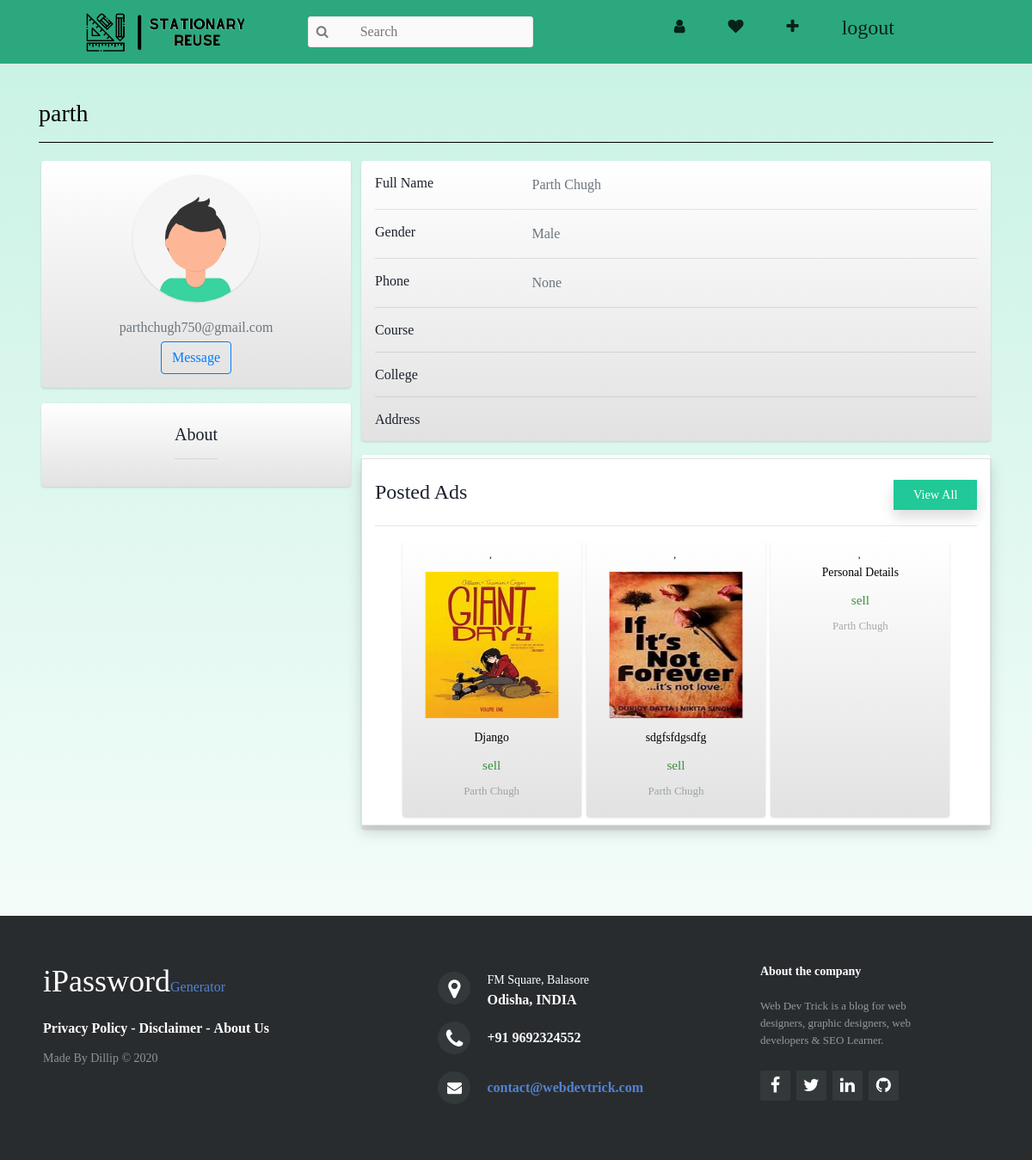
Screenshot of /profile/parth/ (signed in) with the database file from the repository.
### myapp/models.py (models this page shows, shortened)
class UserInfoModel(models.Model):
    user = models.OneToOneField(User, on_delete=models.CASCADE)
    profile_pic = models.ImageField(upload_to="photos/userprofilepics", blank=True)
    description = models.CharField(max_length=250, blank=True)
    phone_number = models.PositiveSmallIntegerField(null=True)
    college = models.CharField(max_length=40, blank=True)
    branch = models.CharField(max_length=40, blank=True)
    address = models.CharField(max_length=50, blank=True)
    gender = models.CharField(max_length=10, default="", blank=True, null=True)

class AdsInfoModel(models.Model):
    user = models.ForeignKey(UserInfoModel, on_delete=models.CASCADE, related_name="posted_ads")
    purpose = models.CharField(max_length=10)
    category = models.CharField(max_length=10)
    title = models.CharField(max_length=50)
    price = models.FloatField(blank=True)
    description = models.TextField()
    posted_date = models.DateField()

class AdsPhotosModel(models.Model):
    pic_parent = models.ForeignKey(AdsInfoModel, on_delete=models.CASCADE, related_name="photos")
    photo = models.ImageField(upload_to="photos/adpics")

### myapp/views.py (the view)
# urls.py: path('<str:username>/', views.UserProfileView, name="profile"),
@login_required
def UserProfileView(request, username):
    profile_user = User.objects.get(username=username)  #The user whose profile is to be viewed can be the current user or any other user.
    info = UserInfoModel.objects.get(user=profile_user)
    var_dict = {"profile_user": profile_user, "info": info}
    return render(request, "myapp/profile.html", context=var_dict)

### templates/myapp/profile.html (shortened to what this page needs)
<!DOCTYPE html>
{% load static %}
<html lang="en">
    <head>
        <link rel="stylesheet" href="https://maxcdn.bootstrapcdn.com/font-awesome/4.7.0/css/font-awesome.min.css">
        <link rel="stylesheet" href="https://cdn.jsdelivr.net/npm/bootstrap@4.5.3/dist/css/bootstrap.min.css">
        <link rel="stylesheet" href="{% static "myapp/css/profile.css" %}">
        <link rel="stylesheet" href="{% static "myapp/css/navigation.css" %}">
        <link rel="stylesheet" href="{% static "myapp/css/footer.css" %}">
        <link rel="stylesheet" href="{% static "myapp/css/home.css" %}">
    </head>
    <body>
      <nav class="navigation">
        <div class="navigation__column">
            <a href="{% url "home" %}">
                <img src="{% static "myapp/images/logo.png" %}" />
            </a>
        </div>
        <div class="navigation__column">
            <i class="fa fa-search"></i>
            <input type="text" placeholder="Search">
        </div>
        <div class="navigation__column">
            <ul class="navigations__links">
                {% if user.is_authenticated %}
                    <li class="navigation__list-item">
                        <a href="{% url "user:profile" username=user.username %}" class="navigation__link">
                            <i class="fa fa-user"></i>
                        </a>
                    </li>
                    <li class="navigation__list-item">
                        <a href="favouriteads.html" class="navigation__link">
                            <i class="fa fa-heart"></i>
                        </a>
                    </li>
                    <li class="navigation__list-item">
                        <a href="{% url "postad" username=user.username %}" class="navigation__link">
                            <i class="fa fa-plus"></i>
                        </a>
                    </li>
                    <li class="navigation__list-item">
                        <a href="{% url "user_logout" %}" class="navigation__link">
                          <h4>logout</h4>
                        </a>
                    </li>
                {% endif %}
            </ul>
        </div>
    </nav>
    <div class="container">
      <div class="row">
        <div class="col-12">
          <h3>{{profile_user.username}}</h3>
          <hr color="black">
        </div>
      </div>
        <div class="main-body">
              <div class="row gutters-sm">
                <div class="col-md-4 mb-3">
                  <div class="card">
                    <div class="card-body">
                      <div class="d-flex flex-column align-items-center text-center">
                        {% if info.profile_pic %}
                          <img src="{{info.profile_pic.url}}" alt="Admin" class="rounded-circle" width="150">
                        {% else %}
                          <img src="{% static "myapp/images/avatar.svg" %}" alt="Admin" class="rounded-circle" width="150">
                        {% endif %}
                        <div class="mt-3">
                          <p class="text-secondary mb-1">{{profile_user.email}}</p>
                        {% if user.username == profile_user.username %}
                          <button class="btn btn-outline-primary"><a href="{% url "user:edit_profile" username=user.username %}">Edit Profile</button></a>
                        {% else %}
                          <button class="btn btn-outline-primary">Message</button>
                        {% endif %}
                        </div>
                      </div>
                    </div>
                  </div>
                  <div style="padding-top:5%">
                    <div class="card">
                      <div class="card-body">
                        <div class="d-flex flex-column align-items-center text-center">
                              <div class="mt-2">
                                  <h5>About</h5>
                                  <hr>
                              </div>
                        </div>
                      </div>
                    </div>
                  </div>
                </div>
                <div class="col-md-8">
                  <div class="card mb-3">
                    <div class="card-body">
                      <div class="row">
                        <div class="col-sm-3">
                          <h6 class="mb-0">Full Name</h6>
                        </div>
                        <div class="col-sm-9 text-secondary">
                          {{profile_user.get_full_name}}
                        </div>
                      </div>
                      <hr>
                      <div class="row">
                        <div class="col-sm-3">
                          <h6 class="mb-0">Gender</h6>
                        </div>
                        <div class="col-sm-9 text-secondary">
                          {{info.gender}}
                        </div>
                      </div>
                      <hr>
                      <div class="row">
                        <div class="col-sm-3">
                          <h6 class="mb-0">Phone</h6>
                        </div>
                        <div class="col-sm-9 text-secondary">
                          {{info.phone_number}}
                        </div>
                      </div>
                      <hr>
                      <div class="row">
                        <div class="col-sm-3">
                          <h6 class="mb-0">Course</h6>
                        </div>
                        <div class="col-sm-9 text-secondary">
                        </div>
                      </div>
                      <hr>
                      <div class="row">
                        <div class="col-sm-3">
                          <h6 class="mb-0">College</h6>
                        </div>
                        <div class="col-sm-9 text-secondary">
                        </div>
                      </div>
                      <hr>
                      <div class="row">
                        <div class="col-sm-3">
                          <h6 class="mb-0">Address</h6>
                        </div>
                        <div class="col-sm-9 text-secondary">
                        </div>
                      </div>
                    </div>
                  </div>
                    <div class="col-md-14">
                        <div class="card mb-3">
                            <div class="container-fluid bg-white my-1 py-2 border shadow">
                                <div class="row pt-3">
                                    <div class="col">
                                        <h4>Posted Ads</h4>
                                    </div>
                                    <div class="col col-sm-4 view-btn">
                                        <div>
                                            <button class="btn shadow" style="background-color: #20c997; color:white">View All</button>
                                        </div>
                                    </div>
                                </div>
                                <hr>
                                <div class="row d-flex nowrap justify-content-center">
                                    {% for ads in info.posted_ads.all|slice:"0:3" %}
                                        <div class="card text-center sales">
                                            <i class="far fa-heart" ></i>
                                            {% for pic in ads.photos.all|slice:"0:1" %}
                                                <img class="card-img-top p-2 img-fluid w-100" alt="Books" src="{{pic.photo.url}}">
                                            {% endfor %}
                                            <div class="card-body p-1" title="Shop Now!">
                                                <a href="{% url "ad_description" pk=ads.pk %}">
                                                    <h6 class="card-title">{{ads.title}}</h6>
                                                </a>
                                                <a href="{% url "ad_description" pk=ads.pk %}" class="card-link">{{ads.purpose}}</a>
                                                <a href="{% url "user:profile" username=ads.user.user.username %}">
                                                    <p class="card-subtitle text-muted">{{ads.user.user.get_full_name}}</p>
                                                </a>
                                            </div>
                                        </div>
                                    {% endfor %}
                                </div>
                            </div>
                        </div>
                    </div>
                </div>
            </div>
        </div>
        </div>
        <footer class="footer-distributed">
          <div class="footer-left">
            <h3>iPassword<span>Generator</span></h3>
            <p class="footer-links">
              <a href="#">Privacy Policy</a>
              -
              <a href="#">Disclaimer</a>
              -
              <a href="#">About Us</a>
            </p>
            <p class="footer-company-name">Made By Dillip &copy; 2020</p>
          </div>
          <div class="footer-center">
            <div>
              <i class="fa fa-map-marker"></i>
              <p><span>FM Square, Balasore</span>Odisha, INDIA</p>
            </div>
            <div>
              <i class="fa fa-phone"></i>
              <p>+91 9692324552</p>
            </div>
            <div>
              <i class="fa fa-envelope"></i>
              <p><a href="mailto:support@company.com">contact@webdevtrick.com</a></p>
            </div>
          </div>
          <div class="footer-right">
            <p class="footer-company-about">
              <span>About the company</span>
              Web Dev Trick is a blog for web designers, graphic designers, web developers &amp; SEO Learner.
            </p>
            <div class="footer-icons">
              <a href="#"><i class="fa fa-facebook"></i></a>
              <a href="#"><i class="fa fa-twitter"></i></a>
              <a href="#"><i class="fa fa-linkedin"></i></a>
              <a href="#"><i class="fa fa-github"></i></a>
            </div>
          </div>
        </footer>
</body>
</html>

### static/myapp/css/profile.css (style rules this page uses)
body { margin-top:0; color: #1a202c; text-align: left; background-color: #c7f2e3; background-image: linear-gradient(to top, #FFFFFF, #c7f2e3); }
.main-body { padding: 5px; }
.card { box-shadow: 0 1px 3px 0 rgba(0,0,0,.1), 0 1px 2px 0 rgba(0,0,0,.06); }
.card { position: relative; display: flex; flex-direction: column; min-width: 0; word-wrap: break-word; background-color: #f5f5f5; background-image: linear-gradient(to bottom, #FFFFFF, #e2e2e2); ; background-clip: border-box; border: 0 solid rgba(0,0,0,.125); border-radius: .25rem; }
.card-body { flex: 1 1 auto; min-height: 1px; padding: 1rem; }
.gutters-sm { margin-right: -8px; margin-left: -8px; }
.gutters-sm>.col, .gutters-sm>[class*=col-] { padding-right: 6px; padding-left: 6px; }
.mb-3, .my-3 { margin-bottom: 1rem!important; }
h3 { color: black; }

### static/myapp/css/navigation.css (style rules this page uses)
.navigation { height: 75px; background-color: #2ca87f; border-bottom: 1px solid #e6e6e6; display: flex; align-items: center; justify-content: space-between; padding: 0 100px; margin-bottom: 40px; }
.navigation .navigation__column:first-child img { height: 45px; }
.navigation .navigations__links { display: flex; padding: 50px; list-style-type: none; }
.navigation .navigation__list-item { margin-left: 30px; margin-top: 15px; padding: 0 10px; opacity: 0; animation: slideNavLink 0.5s ease-out forwards; }
.navigation .navigation__list-item:nth-child(2) { animation-delay: 0.2s; }
.navigation .navigation__list-item:last-child { animation-delay: 0.3s; }
.navigation__link { color: rgba(0, 0, 0, 0.8); font-size: 18px; }
.navigation__column input { padding: 5px 0; padding-left: 60px; border: 0; border: 1px solid #e6e6e6; border-radius: 3px; background: #fafafa; font-size: 16px; }
.navigation__column { position: relative; }
.navigation__column .fa-search { position: absolute; top: 10px; left: 10px; color: rgba(0, 0, 0, 0.5); font-size: 15px; }

### static/myapp/css/footer.css (style rules this page uses)
body { margin: 0; padding: 0; }
.footer-distributed { background-color: #292c2f; box-shadow: 0 1px 1px 0 rgba(0, 0, 0, 0.12); box-sizing: border-box; width: 100%; text-align: left; font: bold 16px sans-serif; padding: 55px 50px; margin-top: 80px; }
.footer-distributed .footer-left, .footer-distributed .footer-center, .footer-distributed .footer-right { display: inline-block; vertical-align: top; }
.footer-distributed .footer-left { width: 40%; }
.footer-distributed h3 { color: #ffffff; font: normal 36px "Cookie", cursive; margin: 0; }
.footer-distributed h3 span { color: #5383d3; }
.footer-distributed .footer-links { color: #ffffff; margin: 20px 0 12px; padding: 0; }
.footer-distributed .footer-links a { display: inline-block; line-height: 1.8; text-decoration: none; color: inherit; }
.footer-distributed .footer-company-name { color: #8f9296; font-size: 14px; font-weight: normal; margin: 0; }
.footer-distributed .footer-center { width: 35%; }
.footer-distributed .footer-center i { background-color: #33383b; color: #ffffff; font-size: 25px; width: 38px; height: 38px; border-radius: 50%; text-align: center; line-height: 42px; margin: 10px 15px; vertical-align: middle; }
.footer-distributed .footer-center i.fa-envelope { font-size: 17px; line-height: 38px; }
.footer-distributed .footer-center p { display: inline-block; color: #ffffff; vertical-align: middle; margin: 0; }
.footer-distributed .footer-center p span { display: block; font-weight: normal; font-size: 14px; line-height: 2; }
.footer-distributed .footer-center p a { color: #5383d3; text-decoration: none; }
.footer-distributed .footer-right { width: 20%; }
.footer-distributed .footer-company-about { line-height: 20px; color: #92999f; font-size: 13px; font-weight: normal; margin: 0; }
.footer-distributed .footer-company-about span { display: block; color: #ffffff; font-size: 14px; font-weight: bold; margin-bottom: 20px; }
.footer-distributed .footer-icons { margin-top: 25px; }
.footer-distributed .footer-icons a { display: inline-block; width: 35px; height: 35px; cursor: pointer; background-color: #33383b; border-radius: 2px; font-size: 20px; color: #ffffff; text-align: center; line-height: 35px; margin-right: 3px; margin-bottom: 5px; }

### rows the page displays
UserInfoModel: gender "Male", phone_number "None"
AdsInfoModel: title "Django", purpose "sell", user.user.get_full_name "Parth Chugh"
AdsPhotosModel: photo (picture)
AdsInfoModel: title "sdgfsfdgsdfg", purpose "sell", user.user.get_full_name "Parth Chugh"
AdsPhotosModel: photo (picture)
AdsInfoModel: title "Personal Details", purpose "sell", user.user.get_full_name "Parth Chugh"

### other values shown
{{ profile_user.username }} "parth"
{{ profile_user.email }} "parthchugh750@gmail.com"
{{ profile_user.get_full_name }} "Parth Chugh"
